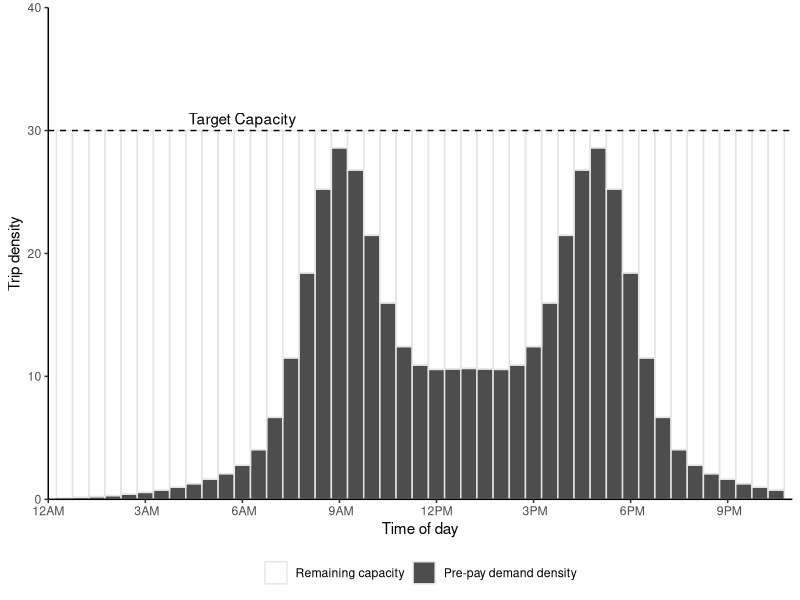

Generate this figure with R:

library(data.table)
library(ggplot2)
library(scales)
# library(extrafont)

#### Functions ####

#Pricing function
fun.price <- function(k, pmin, pmax, a, b)  pmin + (pmax-pmin)/(1 + exp(a-b*k))

#Elasticity function
fun.elasticdemand <- function(k,p1,p2,E) k+k*(exp(-E*(p2-p1)/(p2+p1))-1)
#fun.elasticdemand <- function(k,p1,p2,E) k*((p2-p1)/p1)^-E

#Demand distribution (Manually constructed for this example)
fun.demanddist <- function(scale, t,sd) scale*(dnorm(t,mean=9,sd) + dnorm(t,mean=17,sd) + dnorm(t,mean=12,sd=4) + dnorm(t,mean=14,sd=4))


#### Parameters ####
E = 0.3
trips = 100000
inc = 5/60
t = seq(0,24,by=inc)
a = 7
b = 0.3
pfix = 8
pmin = 0*pfix/2
pmax = pfix*3
nlanes = 6 #lanes

#### Run for the constant parameters ####
dat = data.table(t=t, k1 = fun.demanddist(85,t,1.5), price1 = pfix)
#dat[ , k2 := fun.demanddist(t,2)]
dat[ , "q1" := trips*k1/sum(k1)/inc/nlanes ]
dat[ , "n1" := trips*k1/sum(k1) ]
dat[ , price2 := fun.price(k1, pmin, pmax, a, b)]

dat[ , k2 := fun.elasticdemand(k1,price1,price2,E)]
dat[ , k2 := sum(k1)*k2/sum(k2)]
dat[ , "q2" := trips*k2/sum(k2)/inc/nlanes ]
dat[ , "n2" := trips*k2/sum(k2) ]

#Revenue
dat[ , rev1 := n1*price1]
dat[ , rev2 := n2*price2]
#Revenue per house
dat[ , rev1hr := rev1/inc]
dat[ , rev2hr := rev2/inc]
#Cumulative sum
dat[ , sumrev1 := cumsum(n1*price1)]
dat[ , sumrev2 := cumsum(n2*price2)]

#Time
dat[ , time := as.POSIXct('2000-01-01 00:00:00 EST', tz='EST') + (3600*t)]

#Check sum, make sure the same number of total trips happen
dat[ , lapply(.SD, sum),.SDcols = c("k1","k2")]
dat[ , lapply(.SD, sum),.SDcols = c("q1","q2")]
dat[ , lapply(.SD, sum),.SDcols = c("n1","n2")]


#### Run with varying pmax and elasticity ####
#Set up combination matrix
datvar = as.data.table(expand.grid(tval = t,
                                   E = seq(0,2, by=0.025),
                                   surge = seq(0, 4, by = 0.05)))
#Assign fixed price & scaled price
datvar[ , price1 := pfix]
datvar[ , pmax := pfix*surge]
#Calculate demand dist for each combo
datvar[ , k1 := fun.demanddist(85, tval, 1.5), by = .(E,surge)]
#Calculate flow and number of trips for fixed price
datvar[ , "q1" := trips*k1/sum(k1)/inc/nlanes, by = .(E,surge)]
datvar[ , "n1" := trips*k1/sum(k1), by = .(E,surge)]
#Calculate new price the previous demand
datvar[ , price2 := fun.price(k1, pmin, pmax, a, b)]
#Calculate new density, flow, and number of trips from price
datvar[ , k2 := fun.elasticdemand(k1,price1,price2,E), by = .(E,surge)]
datvar[ , k2 := sum(k1)*k2/sum(k2), by = .(E,surge)]
datvar[ , "q2" := trips*k2/sum(k2)/inc/nlanes, by = .(E,surge)]
datvar[ , "n2" := trips*k2/sum(k2), by = .(E,surge)]
#Revenue
datvar[ , rev1 := cumsum(n1*price1)]
datvar[ , rev2 := cumsum(n2*price2)]

#Revenue
datvar[ , rev1 := n1*price1]
datvar[ , rev2 := n2*price2]
#Cumulative sum
datvar[ , sumrev1 := cumsum(rev1)]
datvar[ , sumrev2 := cumsum(rev2)]

#Time
datvar[ , time := as.POSIXct('2000-01-01 00:00:00 EST', tz='EST') + (3600*tval)]

#Check sum, make sure the same number of total trips happen
datvar[ , lapply(.SD, sum),.SDcols = c("k1","k2"), by = .(E,surge)][, all.equal(k1,k2)]
datvar[ , lapply(.SD, sum),.SDcols = c("q1","q2"), by = .(E,surge)][, all.equal(q1,q2)]
datvar[ , lapply(.SD, sum),.SDcols = c("n1","n2"), by = .(E,surge)][, all.equal(n1,n2)]

#Aggregate total revenue
revmat <- datvar[ , list("revratio" = sum(rev2)/sum(rev1)), by = .(E,surge)]



#### Ploting ####


#### Kernal Density 
#rand = data.table(rand = c(rlnorm(50, sd=0.5), rnorm(50, mean=3, sd=0.5)))
#rand = data.table(rand = rlnorm(5))
rand = data.table(rand = c(-2.1,-1.3,-0.4,1.9,5.1,6.2))
d = density(rand$rand, kernel = 'gaussian', bw=sqrt(2.25))

plot.kernel <- ggplot(rand, aes(rand)) +
  geom_rug() +
  geom_histogram(aes(y=4*..density..), binwidth=d$bw, alpha=0.2) +
  geom_density(aes(y=..count..), bw=d$bw) +
  scale_y_continuous("Density", limits = c(0, 1)) +
  scale_x_continuous("Random value", limits = c(-7.5,12)) +
  theme_classic() 
#theme(text=element_text(family="Times New Roman"))
for(x in rand$rand) plot.kernel <- plot.kernel + stat_function(fun = dnorm, args = list(mean = x, sd = d$bw), linetype=2)
# plot.kernel


#### Elasticity Plot
elabs <- c(bquote(epsilon ==~.(E/2)), bquote(epsilon ==~.(E)), bquote(epsilon ==~.(2*E)))

plot.elasticity <- ggplot(data.frame(x = c(0, 1)), aes(x)) + 
  stat_function(fun = function(x) exp(-0.5*E*x)-1, aes(linetype = "E/2", color = "E/2"), alpha = 0.5) +
  stat_function(fun = function(x) exp(-E*x)-1, aes(linetype = "E", color = "E")) +
  stat_function(fun = function(x) exp(-2.0*E*x)-1, aes(linetype = "2E", color = "2E"), alpha = 0.5) +
  geom_vline(xintercept = 0, linetype="dotted") +
  geom_hline(yintercept = 0, linetype="dotted") +
  #annotate("text", x=-0.4, y=-.25, label = paste("Constant elasticity =",E)) + #, family = "Times New Roman") +
  scale_x_continuous(expression(Delta~"Price"), labels = scales::percent, limits = c(-1,1)) +
  scale_y_continuous(expression(Delta~"Demand"), labels = scales::percent, limits = c(-0.5,0.5)) +
  scale_color_brewer("Elasticity", palette = "Set1", limits = c("E/2","E","2E"), labels = elabs) +
  scale_linetype_manual("Elasticity", values = c(2,1,5), limits = c("E/2","E","2E"), labels = elabs) +
  theme_classic()
# theme(text=element_text(family="Times New Roman"))
# plot.elasticity

#### Pricing function
plabs <- c(bquote(P[max] ==~"$"*.(pmax/2)), bquote(P[max] ==~"$"*.(pmax)), bquote(P[max] ==~"$"*.(2*pmax)))

plot.price <- ggplot(data.frame(x = c(0, 40)), aes(x)) + 
  stat_function(fun = fun.price, args = list(pmin, 0.5*pmax, a, b), aes(linetype = "pmax/2", color = "pmax/2"), alpha = 0.5) +
  stat_function(fun = fun.price, args = list(pmin, pmax, a, b), aes(linetype = "pmax", color = "pmax")) +
  stat_function(fun = fun.price, args = list(pmin, 2*pmax, a, b), aes(linetype = "2pmax", color = "2pmax"), alpha = 0.5) +
  scale_y_continuous("Price ($/veh)", labels = scales::dollar, limits = c(0,2*pmax)) +
  scale_x_continuous("Traffic density (veh/km/lane)") +
  scale_color_brewer(expression("Upper price limit,"~P[max]), palette = "Set1", limits = c("pmax/2","pmax","2pmax"), labels = plabs) +
  scale_linetype_manual(expression("Upper price limit,"~P[max]), values = c(2,1,5), limits = c("pmax/2","pmax","2pmax"), labels = plabs) +
  theme_classic()
# theme(text=element_text(family="Times New Roman"))
# plot.price


#### Discretized time Density Distributions
captime = data.table(t = seq(0, 24, by = 0.5),
                     time = as.POSIXct('2000-01-01 00:00:00 EST', tz='EST') + (3600*seq(0, 24, by = 0.5)),
                     k = fun.demanddist(55, seq(0, 24, by = 0.5), 1),
                     cap = 30)
captime[ , diff := cap - k ]
captime[diff < 0, diff := abs(diff) + cap]
captime <- melt(captime, id.vars = c("t","time","cap"))
captime[ , variable := factor(variable, levels = c("diff","k"))]

plot.captime <- ggplot(captime) + 
  #geom_col(aes(x=time,y=k), color = alpha("white",0)) +
  #geom_col(aes(x=time,y=cap, color = "Density of pre-purchased time slots"), width = 0, fill = alpha("white",0)) +
  geom_col(aes(x=time, y = value, fill = variable), color = "gray90", width = 1800, position = "stack") +
  scale_fill_manual(NULL, values = c(alpha("white",0),"gray30"), labels = c("Remaining capacity","Pre-pay demand density")) +
  geom_hline(yintercept = captime$cap[1], linetype = "dashed") +
  annotate("text", x = as.POSIXct('2000-01-01 06:00:00 EST', tz='EST'), y = 30, label = "Target Capacity", vjust = -0.5) +
  scale_y_continuous("Trip density", expand = c(0,0), limits = c(0,40)) +
  scale_x_datetime("Time of day", labels = date_format("%l%p", tz='EST'), date_breaks = "3 hour", expand = c(0,0),
                   limits = c(as.POSIXct('2000-01-01 00:00:00 EST', tz='EST'),as.POSIXct('2000-01-01 23:00:00 EST', tz='EST'))) +
  theme_classic() +
  theme(legend.position = "bottom", 
        legend.background = element_blank())
#text=element_text(family="Times New Roman"))
plot.captime


#### Demand Distributions
plot.demanddist <- ggplot(dat) + 
  geom_area(aes(x=time,y=n1/inc), fill = "gray80", color = "black") + 
  scale_y_continuous("Travel Demand (trips/hr)", labels = scales::comma) +
  scale_x_datetime("Time of day", labels = date_format("%l%p", tz='EST'), date_breaks = "3 hour",
                   limits = c(as.POSIXct('2000-01-01 00:00:00 EST', tz='EST'),as.POSIXct('2000-01-01 23:00:00 EST', tz='EST'))) +
  theme_classic() +
  theme(legend.position = c(0.2,0.7), 
        legend.background = element_blank())
#text=element_text(family="Times New Roman"))
# plot.demanddist



#### Demand Density Distributions (Same as flow, but with density)
plot.demanddensity <- ggplot(dat) + 
  geom_line(aes(x=time,y=k1, linetype="Fixed")) + 
  geom_line(aes(x=time,y=k2, linetype="Dynamic")) + 
  scale_y_continuous("Traffic density (veh/km/ln)") +
  scale_linetype("Tolling scheme") +
  scale_x_datetime("Time of day", labels = date_format("%l%p", tz='EST'), date_breaks = "3 hour",
                   limits = c(as.POSIXct('2000-01-01 00:00:00 EST', tz='EST'),as.POSIXct('2000-01-01 23:00:00 EST', tz='EST'))) +
  theme_classic() +
  theme(legend.position = c(0.2,0.7), 
        legend.background = element_blank())
        #text=element_text(family="Times New Roman"))
# plot.demanddensity

#### Demand flow distributions (Same as density, but with flow)
plot.demandflow <- ggplot(dat) + 
  geom_line(aes(x=time,y=q1, linetype="Fixed")) + 
  geom_line(aes(x=time,y=q2, linetype="Dynamic")) + 
  scale_y_continuous("Traffic flow (veh/hr/lane)") +
  scale_linetype("Tolling scheme") +
  scale_x_datetime("Time of day", labels = date_format("%l%p", tz='EST'), date_breaks = "3 hour",
                   limits = c(as.POSIXct('2000-01-01 00:00:00 EST', tz='EST'),as.POSIXct('2000-01-01 23:00:00 EST', tz='EST'))) +
  theme_classic() +
  theme(legend.position = c(0.15,0.6))
        #text=element_text(family="Times New Roman"))
# plot.demandflow


#### Toll price distribution
plot.toll <- ggplot(dat) +  
  geom_line(aes(x=time,y=price1, linetype="Fixed")) + 
  geom_line(aes(x=time,y=price2, linetype="Dynamic")) + 
  scale_y_continuous("Price ($/veh)", labels = scales::dollar, limits = c(0,pmax)) +
  scale_linetype("Tolling scheme") +
  scale_x_datetime("Time of day", labels = date_format("%l%p", tz='EST'), date_breaks = "3 hour",
                   limits = c(as.POSIXct('2000-01-01 00:00:00 EST', tz='EST'),as.POSIXct('2000-01-01 23:00:00 EST', tz='EST'))) +
  theme_classic() +
  theme(legend.position = c(0.2,0.7),
        legend.background = element_blank())
        #text=element_text(family="Times New Roman"))
# plot.toll

#### Revenue distribution
plot.revenue <- ggplot(dat) + 
  geom_line(aes(x=time,y=rev1, linetype=paste0("Fixed toll,\nTotal revenue: ", scales::dollar(sum(dat$rev1))))) +
  geom_line(aes(x=time,y=rev2, linetype=paste0("Dynamic toll,\nTotal revenue: ", scales::dollar(sum(dat$rev2))))) +
  scale_y_continuous(expression("Revenue per hour ($/hr)"), labels = scales::dollar) +
  scale_x_datetime("Time of day", labels = date_format("%l%p", tz='EST'), date_breaks = "3 hour",
                   limits = c(as.POSIXct('2000-01-01 00:00:00 EST', tz='EST'),
                              as.POSIXct('2000-01-01 24:00:00 EST', tz='EST'))) +
  scale_linetype(NULL) +
  # annotate("text", x=as.POSIXct('2000-01-01 24:00:00 EST', tz='EST'), y=0.5*max(dat$rev2),
  #          label = paste0(paste0("Fixed toll: ", scales::dollar(sum(dat$rev1))),"\n",
  #                         paste0("Dynamic toll: ", scales::dollar(sum(dat$rev2)))), hjust = 0, size = 4) +
  theme_classic() +
  theme(legend.position = "bottom",
        legend.background = element_blank())
        #text=element_text(family="Times New Roman"))
# plot.revenue


#### Cumulative revenue
plot.revsum <- ggplot(dat) + 
  geom_line(aes(x=time,y=sumrev1, linetype="Fixed")) +
  geom_line(aes(x=time,y=sumrev2, linetype="Dynamic")) +
  scale_y_continuous("Total revenue ($)", labels = scales::dollar) +
  scale_linetype(NULL) +
  scale_x_datetime("Time of day", labels = date_format("%l%p", tz='EST'), date_breaks = "3 hour",
                   limits = c(as.POSIXct('2000-01-01 00:00:00 EST', tz='EST'),as.POSIXct('2000-01-01 23:00:00 EST', tz='EST'))) +
  theme_classic() +
  theme(legend.position = c(0.2,0.7),
        legend.background = element_blank())
#text=element_text(family="Times New Roman"))
# plot.revsum


#### Total revenue by Elasticity vs Pmax
# cuts = with(revmat, 
#             c(seq(10*floor(10*min(revratio)), 100, length.out = 6)[-6],
#               seq(100, 10*ceiling(10*max(revratio)), length.out = 6)))

cuts = seq(0, 200, by = 20)
cutlabs = c(paste0(paste(round(cuts)[-length(cuts)], round(cuts[-1]), sep = "-"),"%"),paste0(">",round(cuts)[length(cuts)],"%"))

plot.revmat <- ggplot(revmat, aes(x = E, y = surge)) +
  #geom_contour_filled(breaks = cuts, aes(z = 100*revratio)) +
  geom_raster(aes(fill = cut(100*revratio, c(cuts,Inf), include.lowest = T))) +
  geom_contour(breaks = cuts, aes(z = 100*revratio), color = "black") +
  scale_x_continuous(expression("Price Elasticity of Demand, "~epsilon), expand = c(0,0)) +
  scale_y_continuous(expression("Maximum surge pricing,"~P[max]), expand = c(0,0),
                     labels = scales::percent_format()) +
  scale_fill_brewer(expression("Revenue Ratio\n(Dynamic / Fixed)"),
                    palette = "RdBu", label = cutlabs) +
  coord_cartesian(xlim = c(0, max(revmat$E)), ylim = c(0,max(revmat$surge))) +
  theme_bw()
# plot.revmat





# ggsave("../figures/toyprice.pdf", plot.price, device = cairo_pdf, width=4.25, height=2, units = "in")
# ggsave("../figures/toyelasticity.pdf", plot.elasticity, device = cairo_pdf, width=4.25, height=2, units = "in")
# ggsave("../figures/toydemand.pdf", plot.demanddensity, device = cairo_pdf, width=4.25, height=2, units = "in")
# ggsave("../figures/toytoll.pdf", plot.toll, device = cairo_pdf, width=4.25, height=2, units = "in")
# ggsave("../figures/toyrevenue.pdf", plot.revenue, device = cairo_pdf, width=4.25, height=2, units = "in")
# ggsave("../figures/KDE.pdf", plot.kernel, device = cairo_pdf, width=4.25, height=2, units = "in")
